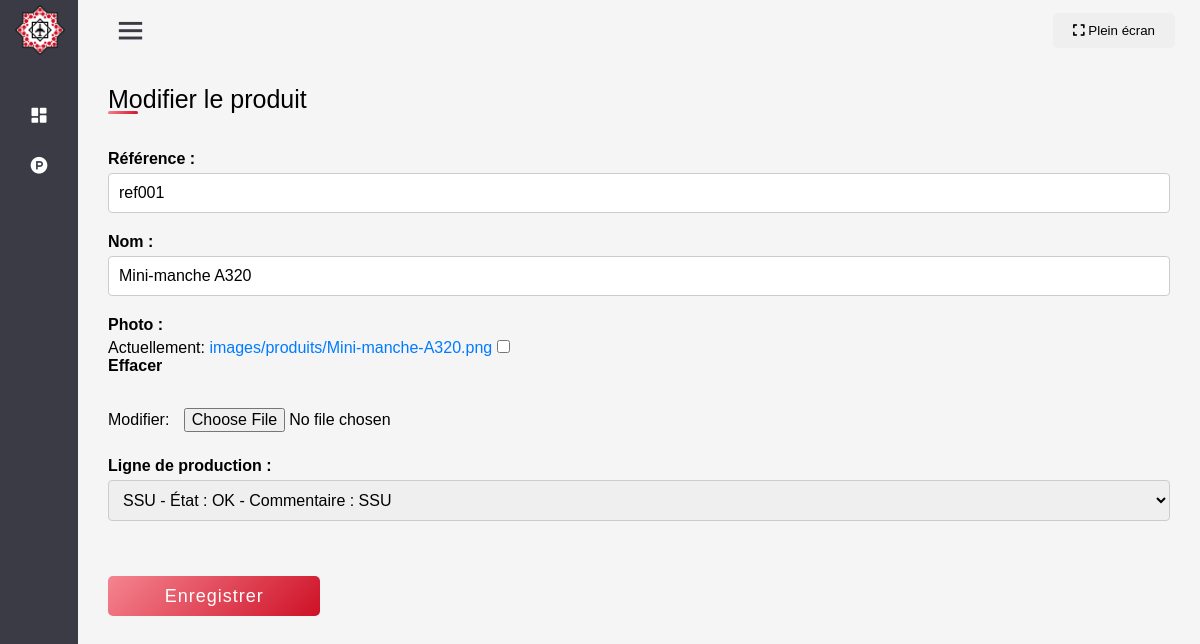
The app's page /produits/produits/modifier/1/ with its own data.
### product/models.py (models this page shows, shortened)
class Produit(models.Model):
    reference = models.CharField(max_length=100)  # La référence du produit
    nom = models.CharField(max_length=200)  # Le nom du produit
    photo = models.ImageField(upload_to=upload_to, null=True, blank=True)  # La photo du produit (optionnelle)
    ligne_production = models.ForeignKey(LigneProd, on_delete=models.CASCADE, related_name='produits')  # La ligne de production à laquelle le produit est associé

class LigneProd(models.Model):
    nom = models.CharField(max_length=100)
    etat = models.CharField(max_length=2, choices=[('OK', 'OK'), ('KO', 'KO')])  # L'état de la ligne de production (OK ou KO)
    commentaire = models.CharField(max_length=300, null=True,)  # Un commentaire sur l'état de la ligne de production
    def __str__(self):
        return f"{self.nom} - État : {self.etat} - Commentaire : {self.commentaire}"

### product/views.py (the view)
# urls.py: path('produits/modifier/<int:produit_id>/', views.modifier_produit, name='modifier_produit'),  # URL pour modifier un produit
def modifier_produit(request, produit_id):
    produit = get_object_or_404(Produit, id=produit_id)
    if request.method == "POST":
        form = ProduitForm(request.POST, request.FILES, instance=produit)
        if form.is_valid():
            produit = form.save(commit=False)
            produit.save()
            messages.success(request, "Le produit a été modifié avec succès.")
            return redirect('liste_produits')
        else:
            messages.error(request, "Erreur lors de la modification du produit. Veuillez vérifier les données saisies.")
    else:
        form = ProduitForm(instance=produit)
    context = {
        "form": form,
        "titre": "Modifier le produit",
    }
    return render(request, 'modifier_produit.html', context)

### product/forms.py
class ProduitForm(forms.ModelForm):
    class Meta:
        model = Produit
        fields = ['reference', 'nom', 'photo', 'ligne_production']
    def __init__(self, *args, **kwargs):
        super(ProduitForm, self).__init__(*args, **kwargs)
        self.fields['reference'].label = "Référence"
        self.fields['nom'].label = "Nom"
        self.fields['photo'].label = "Photo"
        self.fields['ligne_production'].label = "Ligne de production"
        self.fields['ligne_production'].empty_label = "Sélectionner une ligne de production"
        self.fields['photo'].required = False

### product/templates/modifier_produit.html (shortened to what this page needs)
{% extends 'base_template.html' %}
{% load static %}
{% block content %}
    <div class="container">
    <div class="title">{{ titre }}</div> </br></br>
    <form method="post" enctype="multipart/form-data">
        {{ form.as_p }}
        <input type="submit" value="Enregistrer">
    </form>
    </div>
{% endblock %}

### static/css/style.css (style rules this page uses)
html { background-color: whitesmoke; }
* { margin: 0; padding: 0; box-sizing: border-box; font-family: 'Arial', sans-serif; }
a { text-decoration: none; display: inline-block; }
.container { height: 100%; width: 100%; background-color: whitesmoke; padding: 25px 30px; margin-bottom: 0px; }
.container .title { font-size: 25px; font-weight: 500; position: relative; }
.container .title::before { content: ""; position: absolute; left: 0; bottom: 0; height: 3px; width: 30px; border-radius: 5px; background: linear-gradient(135deg, #f58490, #CE1126); }

### product/templates/modifier_produit.html (style rules this page uses)
html { background-color: whitesmoke; }
* { margin: 0; padding: 0; box-sizing: border-box; font-family: 'Arial', sans-serif; }
.container { height: 100%; width: 100%; background-color: whitesmoke; padding: 25px 30px; margin-bottom: 0px; }
.title { font-size: 25px; font-weight: 500; position: relative; }
.title::before { content: ""; position: absolute; left: 0; bottom: 0; height: 3px; width: 30px; border-radius: 5px; background: linear-gradient(135deg, #f58490, #CE1126); }
.form-group input[type="text"], .form-group select, input[type="submit"] { height: 40px; width: 20%; border-radius: 10px; border-radius: 5px; border: none; color: #fff; font-size: 18px; letter-spacing: 1px; cursor: pointer; transition: all 0.3s ease; background: linear-gradient(135deg, #f58490, #CE1126); outline: none; display: flex; justify-content: center; align-items: center; margin: 35px 0; }
form { display: flex; flex-direction: column; }
form label { display: block; font-weight: bold; margin-bottom: 5px; }
form input[type="text"], form input[type="date"], form input[type="number"], form select, form textarea { width: 100%; padding: 10px; border: 1px solid #ccc; border-radius: 4px; font-size: 16px; margin-bottom: 20px; }
form input[type="file"] { margin-bottom: 15px; }
a { color: #007bff; text-decoration: none; transition: color 0.3s ease; }
input#id_photo { border-radius: 5px; padding: 10px; font-size: 16px; outline: none; }

### records on screen
Produit: reference "ref001", nom "Mini-manche A320", ligne_production "SSU - État : OK - Commentaire : SSU"

### other values on screen
{{ titre }} "Modifier le produit"
